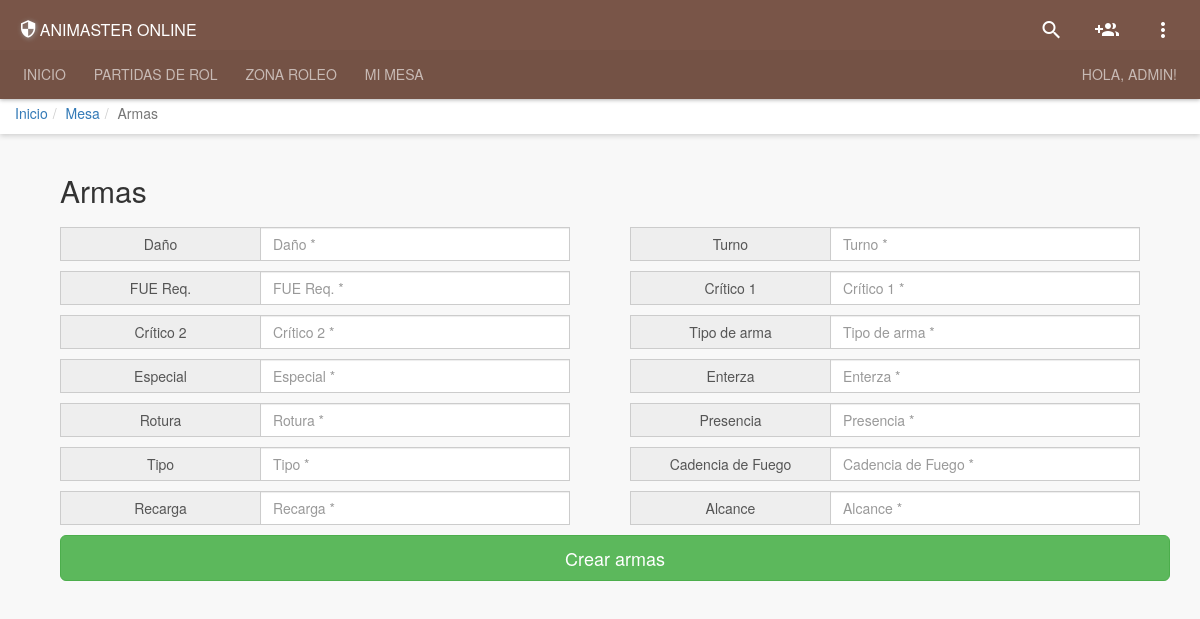
The page /admin/armas.php (signed in) on the database its author committed.
### tables this page shows
CREATE TABLE Caracteristica (
      id_caracteristica     int NOT NULL AUTO_INCREMENT,
      nombre     varchar(32),
      PRIMARY KEY (`id_caracteristica`)
);

### System/Classes/Caracteristica.php (called while the page is built, shortened)
<?php
    class Caracteristica{
        private $id_caracteristica;
        private $nombre;
        public function viewArma(){
            $db = new connexio();
            $sql = "SELECT * FROM Caracteristica where id_caracteristica between 1 and 14";
            $query = $db->query($sql);
            $rtn = array();
            while($obj = $query->fetch_assoc()){
                $caracteristica = new Caracteristica($obj["id_caracteristica"],$obj["nombre"]);
                array_push($rtn, $caracteristica);
            }
            return $rtn;
        }
        function __construct(){
            $args = func_get_args();
            $num = func_num_args();
            $f='__construct'. $num;
        }
        function __construct0(){
            $this->id_caracteristica = 0;
            $this->nombre = 0;
        }
        function __construct2($a1, $a2){
            $this->id_caracteristica = $a1;
            $this->nombre = $a2;
        }
        public function getId_Caracteristica() {
            return $this->id_caracteristica;
        }
        public function getNombre() {
            return $this->nombre;
        }
    }
?>

### admin/armas.php (the view, shortened to what this page needs)
<?php
include "../Public/layouts/head.php";
?>
<div class="container" >
    <form method="POST" name="myForm" action="../System/Protocols/Crear_Armas2.php">
        <div class="row">
            <div class="col-md-12">
                <div class="col-md-12 cinput m-l-15 ">
                    <h2 class="form-signin-heading">Armas</h2>
                </div>
<?php
require_once "../System/Classes/Caracteristica.php";
$caracteristica=new Caracteristica();
$caracteristica=$caracteristica->viewArma();
foreach ($caracteristica as $caracteristica){
    $nombre=$caracteristica->getNombre();
    $id_caracteristica=$caracteristica->getId_Caracteristica();
?>
                <div class="col-md-6">
                    <div class="col-md-12 cinput">
                        <div class="input-group">
                            <span class="input-group-addon" id="basic-addon1"><?php echo $nombre ?></span>
                            <input type="text"  value="" id="<?php echo $nombre ?>"  class="form-control" name="<?php echo 'v'.$id_caracteristica ?>" placeholder="<?php echo $nombre ?> *" requireeed>
                        </div>
                    </div>
                </div>
<?php } ?>
                <div class="col-md-12 cinput m-l-15">
                    <button class="btn btn-lg btn-success btn-block" name="submit" id="submit" type="submit">Crear armas</button>
                </div>
            </div>
        </div>
    </form>
</div>
<?php include "../Public/layouts/footer.php";?>

### Public/css/theme.css (style rules this page uses)
body { background-color: #F8F8F8; }
html { background-color: #F8F8F8; }
.m-l-15 { margin-left: 15px !important; }
@media (min-width: 768px) { body { padding-top: 95px; } }
.cinput { margin-bottom: 10px; }
.form-control { border-radius: 0px; -webkit-transition: border-color ease-in-out .15s, box-shadow ease-in-out .15s; -o-transition: border-color ease-in-out .15s, box-shadow ease-in-out .15s; transition: border-color ease-in-out .15s, box-shadow ease-in-out .15s; }
.input-group-addon { border-radius: 0px; min-width: 200px; max-width: 200px; overflow: hidden; }

### rows shown on the page
caracteristica: nombre "Daño", v1 "Daño *"
caracteristica: nombre "Turno", v2 "Turno *"
caracteristica: nombre "FUE Req.", v3 "FUE Req. *"
caracteristica: nombre "Crítico 1", v4 "Crítico 1 *"
caracteristica: nombre "Crítico 2", v5 "Crítico 2 *"
caracteristica: nombre "Tipo de arma", v6 "Tipo de arma *"
caracteristica: nombre "Especial", v7 "Especial *"
caracteristica: nombre "Enterza", v8 "Enterza *"
caracteristica: nombre "Rotura", v9 "Rotura *"
caracteristica: nombre "Presencia", v10 "Presencia *"
caracteristica: nombre "Tipo", v11 "Tipo *"
caracteristica: nombre "Cadencia de Fuego", v12 "Cadencia de Fuego *"
caracteristica: nombre "Recarga", v13 "Recarga *"
caracteristica: nombre "Alcance", v14 "Alcance *"

### other values the page prints
$value['nickname'] "ADMIN"
$pan[0] "Inicio"
$pan[0] "Mesa"
$pan[0] "Armas"
